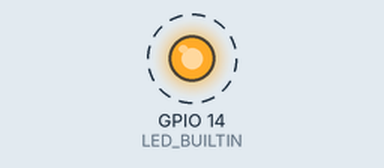
A sketch run on a simulated ESP32. Parts: output pins drawn as LEDs (lit = HIGH). Dashed ring = blinking.

Above: at 0.5 s.
Timing chart, 0 to 4.6 s (numbered marks = the images above):
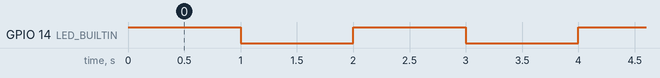

Measured:
- by itself, GPIO 14 (LED_BUILTIN): alternates HIGH for 1.0 s and LOW for 1.0 s

The sketch:

blinkblink_kontrol.ino
```cpp
// ESP32 dahili LED genellikle GPIO 2'dir
#define LED_BUILTIN 14

void setup() {
  // LED pinini çıkış olarak ayarlıyoruz
  pinMode(LED_BUILTIN, OUTPUT);
}

void loop() {
  digitalWrite(LED_BUILTIN, HIGH);   // LED'i yak
  delay(1000);                       // 1 saniye bekle
  digitalWrite(LED_BUILTIN, LOW);    // LED'i söndür
  delay(1000);                       // 1 saniye bekle
}
```
